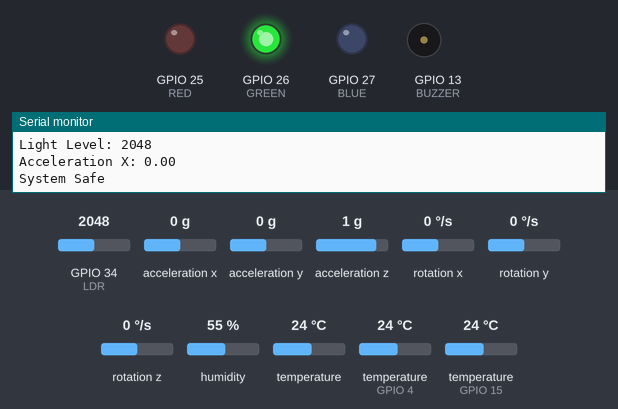
The sketch below on a simulated ESP32. Parts: output pins drawn as LEDs (lit = HIGH), buzzer (waves = sounding), the last lines printed to the serial monitor. The inputs (shaded band) are chosen by the test bench; at power-on: acceleration x 0 g, temperature (sensors on GPIO 4, GPIO 15) 24 °C, GPIO 34 (LDR) = 2048, acceleration y 0 g, acceleration z 1 g, rotation x 0 °/s, rotation y 0 °/s, rotation z 0 °/s, humidity 55 %, temperature 24 °C.

Above: at 3.0 s.
3.1 s: acceleration x set to -0.4 g
6.5 s: acceleration x set to -0.7 g
At 8.9 s:
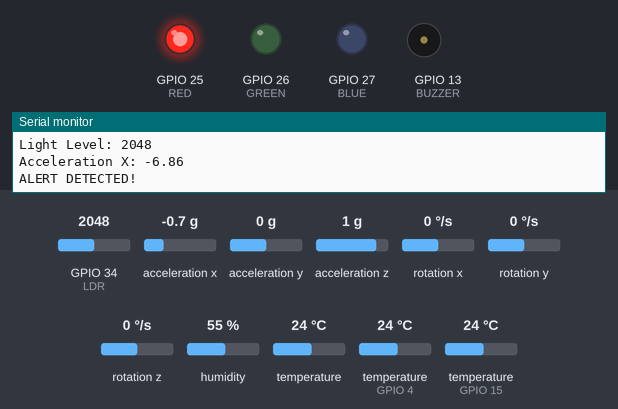
12.2 s: acceleration x set to 0 g
At 13.7 s:
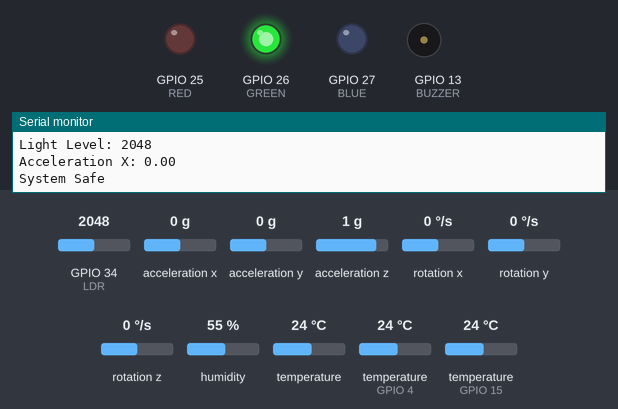
15.2 s: temperature (sensor on GPIO 4) set to 39.3 °C
18.2 s: temperature (sensor on GPIO 4) set to 40.5 °C
At 20.35 s:
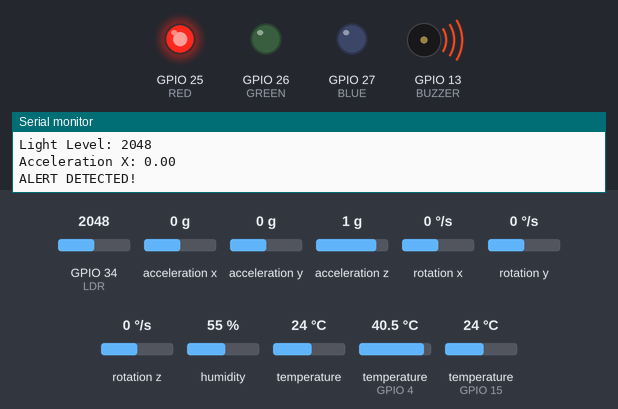
24.8 s: temperature (sensor on GPIO 4) set to 12 °C
At 26.3 s:
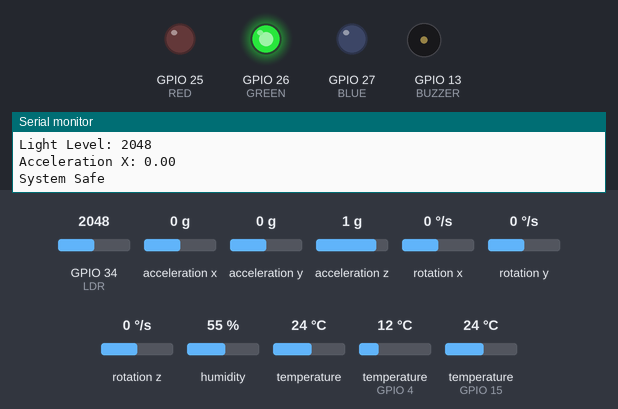
Timing chart, 0 to 27.8 s (numbered marks = the images above; inputs shaded):
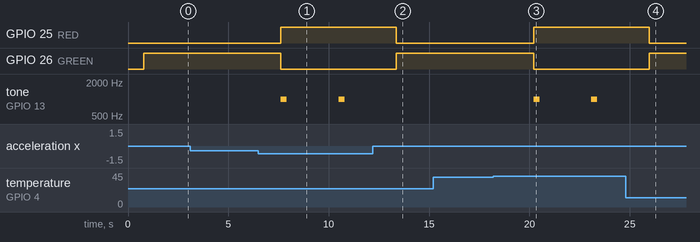

Measured:
- the behaviour switches between -0.5 and -0.6 g on acceleration x (found by bisection; images 0 and 1)
- the behaviour switches between 40 and 40.1 °C on temperature (sensor on GPIO 4) (found by bisection; images 2 and 3)
- after the input at 6.5 s, GPIO 25 (RED): LOW → HIGH after 1.1 s; GPIO 26 (GREEN): HIGH → LOW after 1.1 s; tone on GPIO 13 (BUZZER): alternates 1000 Hz for 0.30 s and silent for 2.6 s, starting after 1.1 s
- after the input at 12.2 s, GPIO 25 (RED): HIGH → LOW after 1.2 s; GPIO 26 (GREEN): LOW → HIGH after 1.2 s; tone on GPIO 13 (BUZZER): stays silent (without the input it goes to 1000 Hz after 1.2 s)
- after the input at 18.2 s, GPIO 25 (RED): LOW → HIGH after 2.0 s; GPIO 26 (GREEN): HIGH → LOW after 2.0 s; tone on GPIO 13 (BUZZER): alternates 1000 Hz for 0.30 s and silent for 2.6 s, starting after 2.0 s
- after the input at 24.8 s, GPIO 25 (RED): HIGH → LOW after 1.2 s; GPIO 26 (GREEN): LOW → HIGH after 1.2 s; tone on GPIO 13 (BUZZER): stays silent (without the input it goes to 1000 Hz after 1.2 s)

The sketch:

sketch.ino
```cpp
#include <Wire.h>
#include <Adafruit_MPU6050.h>
#include <Adafruit_Sensor.h>
#include <DHT.h>
#include <OneWire.h>
#include <DallasTemperature.h>
#include <math.h>

#define DHTPIN 15
#define DHTTYPE DHT22

#define LDR 34
#define BUZZER 13

#define RED 25
#define GREEN 26
#define BLUE 27

#define ONE_WIRE_BUS 4

DHT dht(DHTPIN, DHTTYPE);

OneWire oneWire(ONE_WIRE_BUS);
DallasTemperature ds18b20(&oneWire);

Adafruit_MPU6050 mpu;

void setup() {

  Serial.begin(115200);

  pinMode(BUZZER, OUTPUT);
  pinMode(RED, OUTPUT);
  pinMode(GREEN, OUTPUT);
  pinMode(BLUE, OUTPUT);

  dht.begin();
  ds18b20.begin();

  if (!mpu.begin()) {
    Serial.println("MPU6050 not found!");
    while (1);
  }

  Serial.println("System Ready");
}

void loop() {

  // DHT22 humidity only
  float humidity = dht.readHumidity();

  // DS18B20 temperature
  ds18b20.requestTemperatures();
  float dsTemp = ds18b20.getTempCByIndex(0);

  // LDR reading
  int light = analogRead(LDR);

  // MPU6050 reading
  sensors_event_t a, g, temp;
  mpu.getEvent(&a, &g, &temp);

  Serial.println("------ SENSOR DATA ------");

  Serial.print("Humidity: ");
  Serial.println(humidity);

  Serial.print("DS18B20 Temp: ");
  Serial.println(dsTemp);

  Serial.print("Light Level: ");
  Serial.println(light);

  Serial.print("Acceleration X: ");
  Serial.println(a.acceleration.x);

  // ALERT CONDITIONS
  if (dsTemp > 40 || light < 200 || fabs(a.acceleration.x) > 5) {

    Serial.println("ALERT DETECTED!");

    digitalWrite(RED, HIGH);
    digitalWrite(GREEN, LOW);
    digitalWrite(BLUE, LOW);

    tone(BUZZER, 1000);
    delay(300);
    noTone(BUZZER);
    delay(300);
  }

  else {

    Serial.println("System Safe");

    digitalWrite(GREEN, HIGH);
    digitalWrite(RED, LOW);
    digitalWrite(BLUE, LOW);

    noTone(BUZZER);
  }

  delay(1500);
}
```
